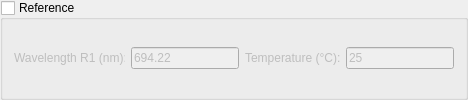
               <widget class="QGroupBox" name="groupBox_reference">
                <property name="title">
                 <string>Reference</string>
                </property>
                <property name="checkable">
                 <bool>true</bool>
                </property>
                <property name="checked">
                 <bool>false</bool>
                </property>
                <layout class="QVBoxLayout" name="verticalLayout_7">
                 <item>
                  <layout class="QHBoxLayout" name="horizontalLayout_6">
                   <item>
                    <widget class="QLabel" name="label_reference_wavelength">
                     <property name="sizePolicy">
                      <sizepolicy hsizetype="Fixed" vsizetype="Preferred">
                       <horstretch>0</horstretch>
                       <verstretch>0</verstretch>
                      </sizepolicy>
                     </property>
                     <property name="minimumSize">
                      <size>
                       <width>111</width>
                       <height>0</height>
                      </size>
                     </property>
                     <property name="maximumSize">
                      <size>
                       <width>111</width>
                       <height>16777215</height>
                      </size>
                     </property>
                     <property name="text">
                      <string>Wavelength R1 (nm):</string>
                     </property>
                    </widget>
                   </item>
                   <item>
                    <widget class="QLineEdit" name="lineEdit_reference_wavelength_nm">
                     <property name="text">
                      <string>694.22</string>
                     </property>
                    </widget>
                   </item>
                   <item>
                    <widget class="QLabel" name="label_reference_temperature">
                     <property name="sizePolicy">
                      <sizepolicy hsizetype="Fixed" vsizetype="Preferred">
                       <horstretch>0</horstretch>
                       <verstretch>0</verstretch>
                      </sizepolicy>
                     </property>
                     <property name="minimumSize">
                      <size>
                       <width>95</width>
                       <height>0</height>
                      </size>
                     </property>
                     <property name="maximumSize">
                      <size>
                       <width>91</width>
                       <height>16777215</height>
                      </size>
                     </property>
                     <property name="text">
                      <string>Temperature (°C):</string>
                     </property>
                    </widget>
                   </item>
                   <item>
                    <widget class="QLineEdit" name="lineEdit_reference_temperature_c">
                     <property name="text">
                      <string>25</string>
                     </property>
                    </widget>
                   </item>
                  </layout>
                 </item>
                </layout>
               </widget>
